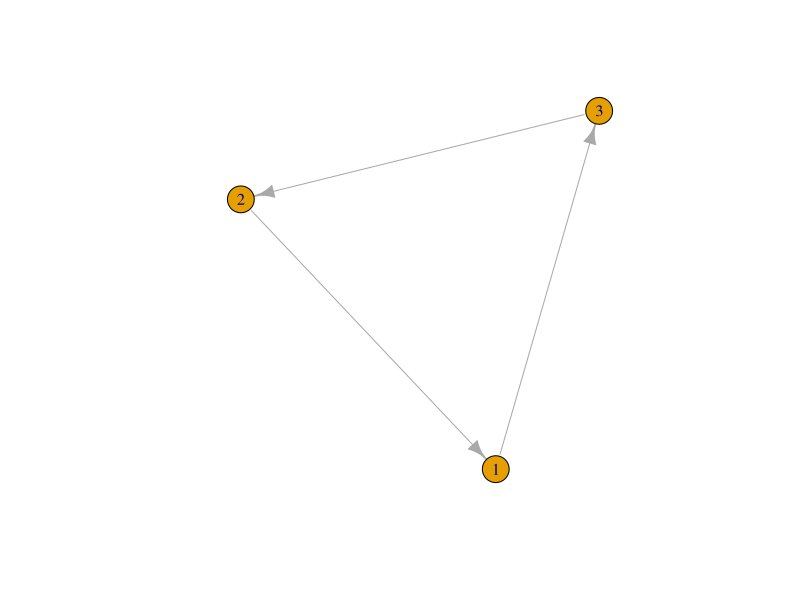
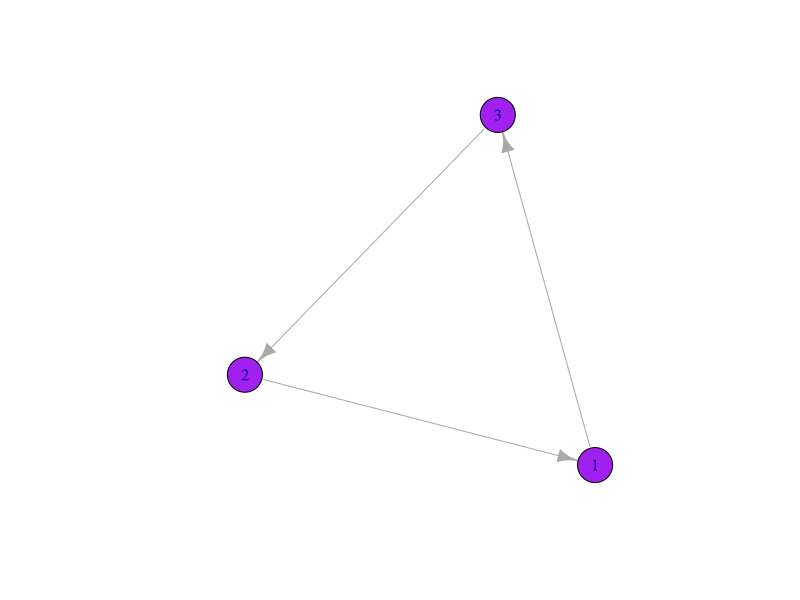
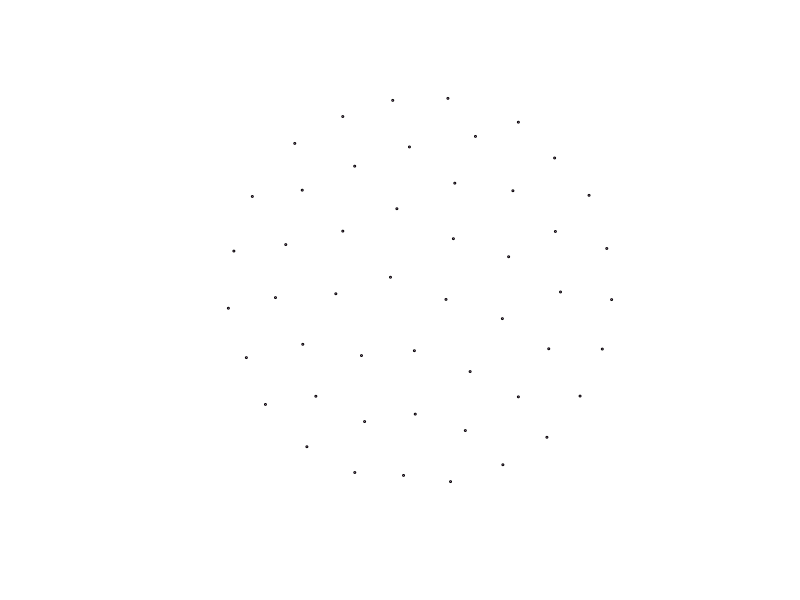
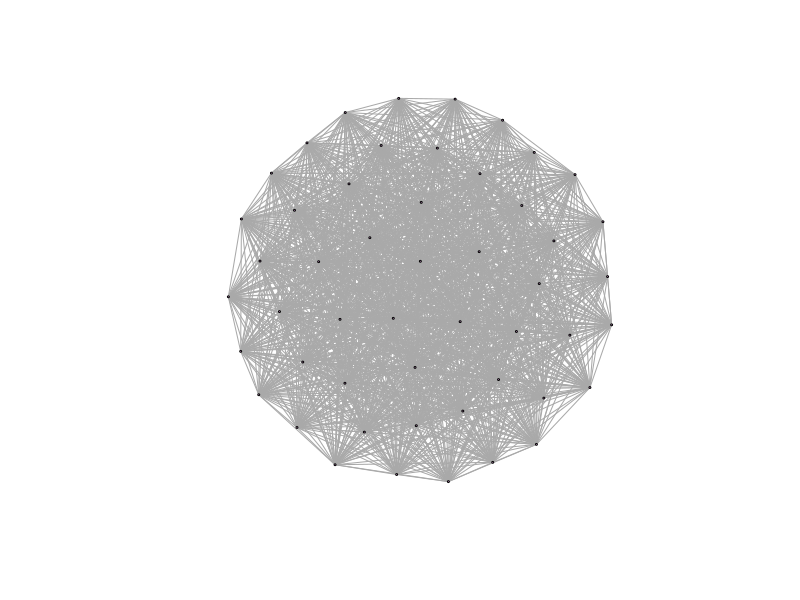
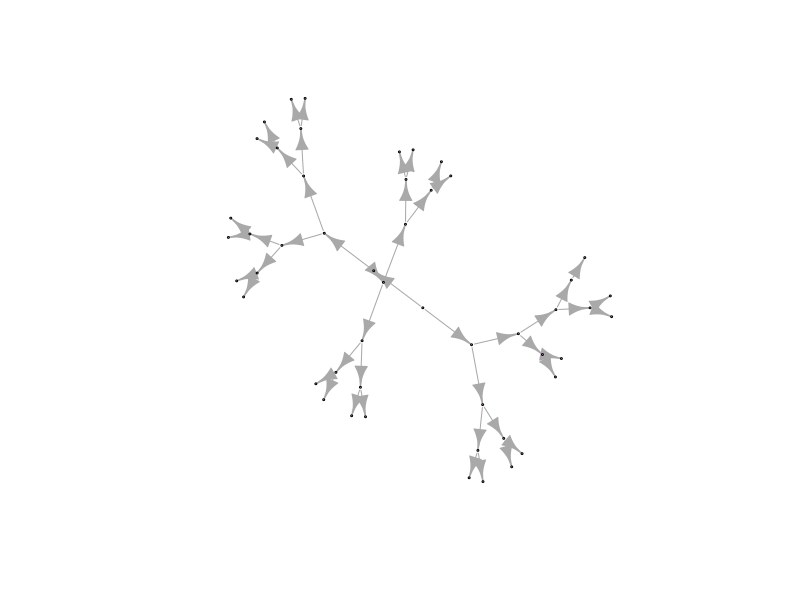
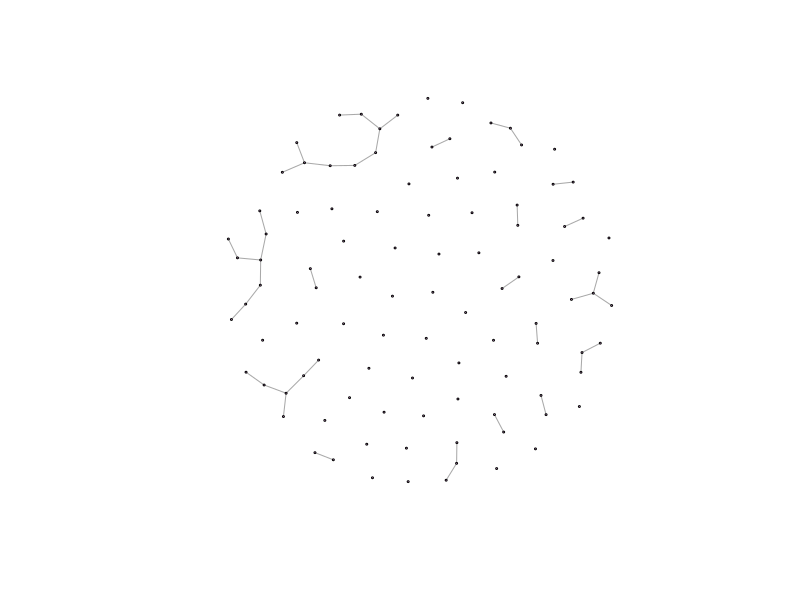

Recreate these plots in R, in order.
####IMPACT THROUGH NETWORKS####
# a list of packages used
pkgs <- c('dplyr', 'igraph')

# checks to see if you have the packages installed,
# if you don't, it will try to install them
nu_pkgs <- pkgs[!(pkgs %in% installed.packages()[, "Package"])]
if (length(nu_pkgs))
  install.packages(nu_pkgs)

#loading packages from pkgs
lapply(pkgs, library, character.only = TRUE)


mat1 <-
  matrix(c(0, 1, 0, 0, 0, 1, 1, 0, 0), nrow = 3, ncol = 3) # matrix function

mat2 <- graph_from_adjacency_matrix(mat1)

plot(mat2, edge.arrow.size = 1)

mat3 <-
  graph(edge = c(1, 3, 3, 2, 2, 1),
        n = 3,
        directed = TRUE) # use graph function and list edges
plot(
  mat3,
  edge.arrow.size = 1,
  vertex.color = 'purple',
  vertex.size = 20
)

mtgraph <- make_empty_graph(50)
plot(
  mtgraph,
  vertex.size = 1 ,
  vertex.label = NA,
  vertex.color = "plum"
)

fulgraph <- make_full_graph(50)
plot(
  fulgraph,
  vertex.size = 1 ,
  vertex.label = NA,
  vertex.color = "plum"
)

tregraph <- make_tree(50)
plot(
  tregraph,
  vertex.size = 1 ,
  vertex.label = NA,
  vertex.color = "plum"
)

erdograph <- sample_gnm(n = 100, m = 40)
plot(
  erdograph,
  vertex.size = 1 ,
  vertex.label = NA,
  vertex.color = "plum"
)
